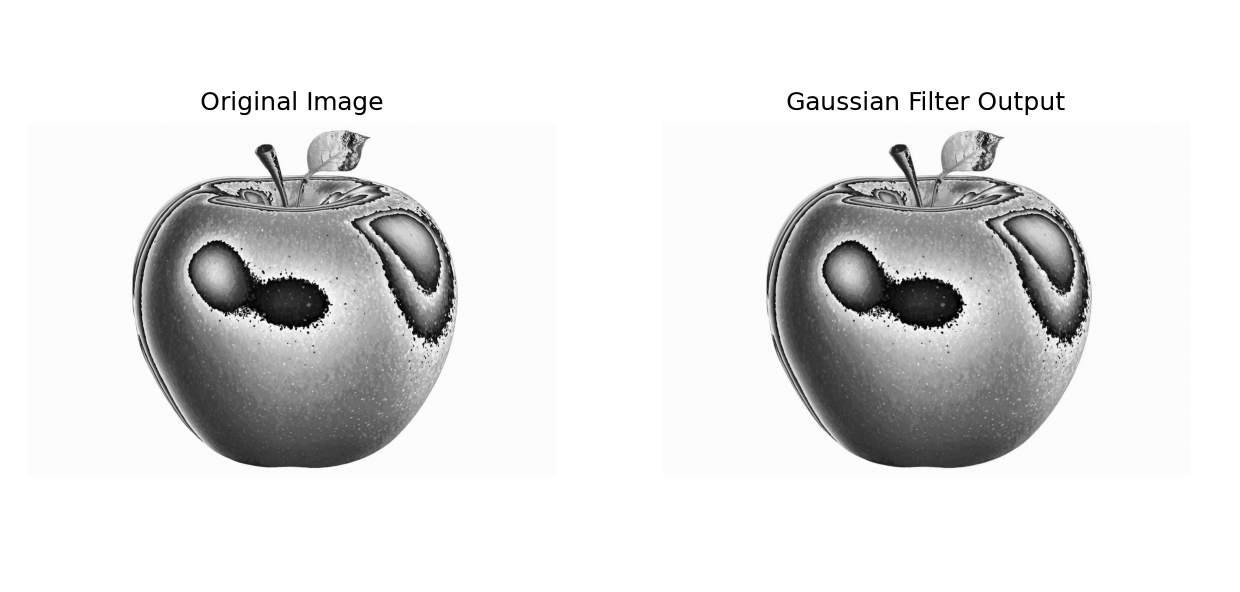

Generate this figure with Python:
#Gaussian Filter 

import numpy as np
import matplotlib.pyplot as plt
import matplotlib.image as mpimg

# Load image
image = mpimg.imread("apple.jpg").copy()

# Convert RGB to Grayscale manually
if len(image.shape) == 3:
    gray = ((image[:, :, 0] +
             image[:, :, 1] +
             image[:, :, 2]) / 3).astype(np.uint8)
else:
    gray = image.astype(np.uint8)

height, width = gray.shape

# Gaussian Kernel
kernel = np.array([[1, 2, 1],
                   [2, 4, 2],
                   [1, 2, 1]])

filtered = gray.copy()

# Apply Gaussian Filter manually
for i in range(1, height - 1):
    for j in range(1, width - 1):

        total = 0

        for x in range(-1, 2):
            for y in range(-1, 2):
                total += int(gray[i + x, j + y]) * kernel[x + 1, y + 1]

        filtered[i, j] = total // 16

# Display Images
plt.figure(figsize=(10,5))

plt.subplot(1,2,1)
plt.imshow(gray, cmap='gray')
plt.title("Original Image")
plt.axis("off")

plt.subplot(1,2,2)
plt.imshow(filtered, cmap='gray')
plt.title("Gaussian Filter Output")
plt.axis("off")

plt.show()
